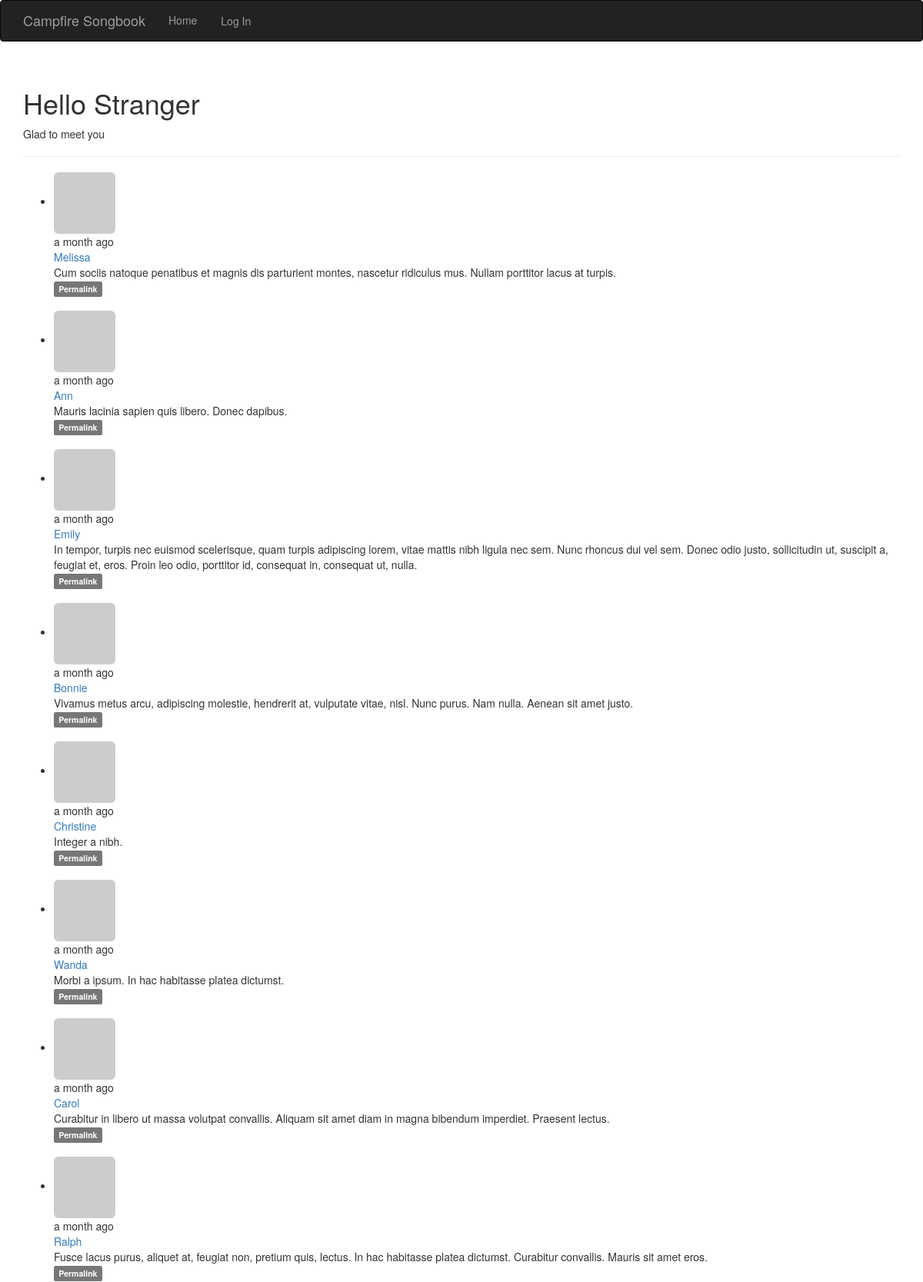
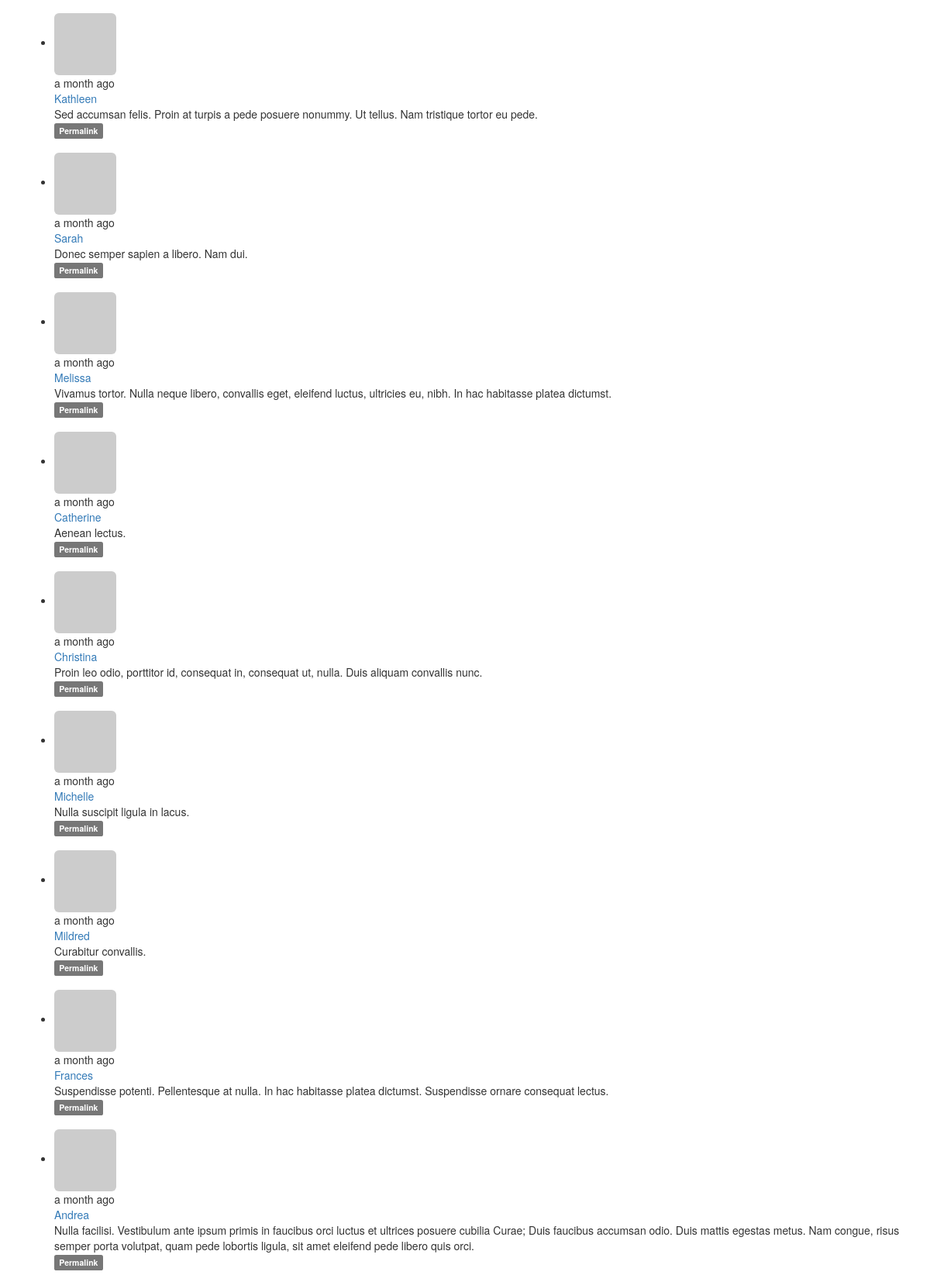
The page / (upper part) on the database its author committed (2 pictures, top to bottom).
### app/models.py (models this page shows, shortened)
class Post(db.Model):
    __tablename__ = 'posts'
    id = db.Column(db.Integer, primary_key=True)
    timestamp = db.Column(db.DateTime, default=datetime.utcnow)
    body = db.Column(db.Text)
    author_id = db.Column(db.Integer, db.ForeignKey('users.id'))

class User(UserMixin, db.Model):
    __tablename__ = 'users'
    id = db.Column(db.Integer, primary_key=True)
    email = db.Column(db.String(64), unique=True, index=True)
    username = db.Column(db.String(64), unique=True, index=True)
    name = db.Column(db.String(64), unique=True, index=True)
    role_id = db.Column(db.Integer, db.ForeignKey('roles.id'))
    location = db.Column(db.String(64))
    about_me = db.Column(db.Text)
    password_hash = db.Column(db.String(128))
    confirmed = db.Column(db.Boolean, default=False)
    avatar_hash = db.Column(db.String(32))
    posts = db.relationship('Post', backref='author', lazy='dynamic')
    member_since = db.Column(db.DateTime(), default=datetime.utcnow)
    last_seen = db.Column(db.DateTime(), default=datetime.utcnow)
    def gravatar(self, size=100, default='identicon', rating='g'):
        if request.is_secure:
            url = 'https://www.gravatar.com/avatar'
        else:
            url = 'http://www.gravatar.com/avatar'
        if self.avatar_hash is None:
            avatar_hash_maker()
        return '{url}/{avatar_hash}?s={size}&d={default}&r={rating}'.format(
            url=url, avatar_hash=self.avatar_hash, size=size, default=default, rating=rating)
    @property
    def password(self):
        raise AttributeError('Password is not a readable attribute')

### app/main/views.py (the view)
@main.route('/', methods=['GET', 'POST'])
def index():
    form = PostForm()
    if current_user.can(Permission.WRITE_ARTICLES) and \
            form.validate_on_submit():
        post = Post(body=form.body.data, author=current_user._get_current_object())
        db.session.add(post)
        return redirect(url_for('.index'))
    page = request.args.get('page', 1, type=int)
    pagination = Post.query.order_by(Post.timestamp.desc()).paginate(
        page, per_page=current_app.config['SONGBOOK_POSTS_PER_PAGE'], error_out=False)
    posts = pagination.items
    return render_template('index.html', form=form, posts=posts, pagination=pagination)

### app/auth/views.py (called while the page is built)
@auth.before_app_request
def before_request():
    if current_user.is_authenticated:
        current_user.ping()
        if not current_user.confirmed and request.endpoint[:5] != 'auth.':
            return redirect(url_for('auth.unconfirmed'))

### app/main/__init__.py (called while the page is built)
@main.app_context_processor
def inject_permissions():
    return dict(Permission=Permission)

### app/models.py (called while the page is built)
    def can(self, permissions):
        return False

    def is_administrator(self):
        return False

### app/templates/index.html (shortened to what this page needs)
{% extends "base.html" %}
{% import "bootstrap/wtf.html" as wtf %}
{% import "_macros.html" as macros %}
{% block page_content %}
<div class='page-header'>
    <h1>Hello {% if current_user.is_authenticated %}{{ current_user.username }}{% else %}Stranger{% endif %}</h1>
    {% if not known %}
    <p>Glad to meet you</p>
    {% else %}
    <p>Glad to see you back</p>
    {% endif %}
</div>
{% include '_posts.html' %}
{% endblock page_content %}

### app/templates/base.html (shortened to what this page needs)
{% extends 'bootstrap/base.html' %}
{% block head %}
{{ super() }}
{% endblock head %}
{% block navbar %}
<div class="navbar navbar-inverse" role="navigation">
    <div class="container">
        <div class="navbar-header">
            <a class="navbar-brand" href="{{ url_for('main.index') }}">Campfire Songbook</a>
        </div>
        <div class="navbar-collapse collapse">
            <ul class="nav navbar-nav">
                <li><a href="{{ url_for('main.index') }}">Home</a></li>
            </ul>
            <ul class="nav navbar-nav navbar right">
            {% if current_user.is_authenticated %}
                <li><a href="{{ url_for('auth.logout') }}">Logout</a></li>
                <li><a href="{{ url_for('main.user', username=current_user.username)}}">Profile</a> </li>
            {% else %}
                <li><a href="{{ url_for('auth.login') }}">Log In</a></li>
            {% endif %}
            </ul>
        </div>
    </div>
</div>
{% endblock navbar %}
{% block content %}
<div class="container">
    {% block page_content %}{% endblock %}
</div>
{% endblock %}

### app/templates/_posts.html (shortened to what this page needs)
<ul class="posts">
    {% for post in posts %}
        <li class="post">
            <div class="profile-thumbnail">
                <a href="{{ url_for('.user', username=post.author.username) }}">
                    <img class="img-rounded profile-thumbnail" src="{{ post.author.gravatar(size=40) }}" alt="author_icon">
                </a>
            </div>
            <div class="post-content">
                <div class="post-date">
                    {{ moment(post.timestamp).fromNow() }}
                </div>
                <div class="post-author">
                    <a href="{{ url_for('.user', username=post.author.username) }}">
                        {{ post.author.username }}
                    </a>
                </div>
                <div class="post-body">
                    {{ post.body }}
                    <div class="post-footer">
                        <a href="{{ url_for('.post', id=post.id) }}">
                            <span class="label label-default">Permalink</span>
                        </a>
                    </div>
                </div>
            </div>
        </li>
        <br>
    {% endfor %}
</ul>

### rows shown on the page
Post: timestamp "a month ago", author.username "Melissa", body "Cum sociis natoque penatibus et magnis dis parturient montes, nascetur ridiculus mus. Nullam porttitor lacus at turpis."
Post: timestamp "a month ago", author.username "Ann", body "Mauris lacinia sapien quis libero. Donec dapibus."
Post: timestamp "a month ago", author.username "Emily", body "In tempor, turpis nec euismod scelerisque, quam turpis adipiscing lorem, vitae mattis nibh ligula nec sem. Nunc rhoncus dui vel sem. Donec odio justo, sollicitudin ut, suscipit a, feugiat et, eros. Proin leo odio, porttitor id, consequat in, consequat ut, nulla."
Post: timestamp "a month ago", author.username "Bonnie", body "Vivamus metus arcu, adipiscing molestie, hendrerit at, vulputate vitae, nisl. Nunc purus. Nam nulla. Aenean sit amet justo."
Post: timestamp "a month ago", author.username "Christine", body "Integer a nibh."
Post: timestamp "a month ago", author.username "Wanda", body "Morbi a ipsum. In hac habitasse platea dictumst."
Post: timestamp "a month ago", author.username "Carol", body "Curabitur in libero ut massa volutpat convallis. Aliquam sit amet diam in magna bibendum imperdiet. Praesent lectus."
Post: timestamp "a month ago", author.username "Ralph", body "Fusce lacus purus, aliquet at, feugiat non, pretium quis, lectus. In hac habitasse platea dictumst. Curabitur convallis. Mauris sit amet eros."
Post: timestamp "a month ago", author.username "Kathleen", body "Sed accumsan felis. Proin at turpis a pede posuere nonummy. Ut tellus. Nam tristique tortor eu pede."
Post: timestamp "a month ago", author.username "Sarah", body "Donec semper sapien a libero. Nam dui."
Post: timestamp "a month ago", author.username "Melissa", body "Vivamus tortor. Nulla neque libero, convallis eget, eleifend luctus, ultricies eu, nibh. In hac habitasse platea dictumst."
Post: timestamp "a month ago", author.username "Catherine", body "Aenean lectus."
Post: timestamp "a month ago", author.username "Christina", body "Proin leo odio, porttitor id, consequat in, consequat ut, nulla. Duis aliquam convallis nunc."
Post: timestamp "a month ago", author.username "Michelle", body "Nulla suscipit ligula in lacus."
Post: timestamp "a month ago", author.username "Mildred", body "Curabitur convallis."
Post: timestamp "a month ago", author.username "Frances", body "Suspendisse potenti. Pellentesque at nulla. In hac habitasse platea dictumst. Suspendisse ornare consequat lectus."
Post: timestamp "a month ago", author.username "Andrea", body "Nulla facilisi. Vestibulum ante ipsum primis in faucibus orci luctus et ultrices posuere cubilia Curae; Duis faucibus accumsan odio. Duis mattis egestas metus. Nam congue, risus semper porta volutpat, quam pede lobortis ligula, sit amet eleifend pede libero quis orci."
